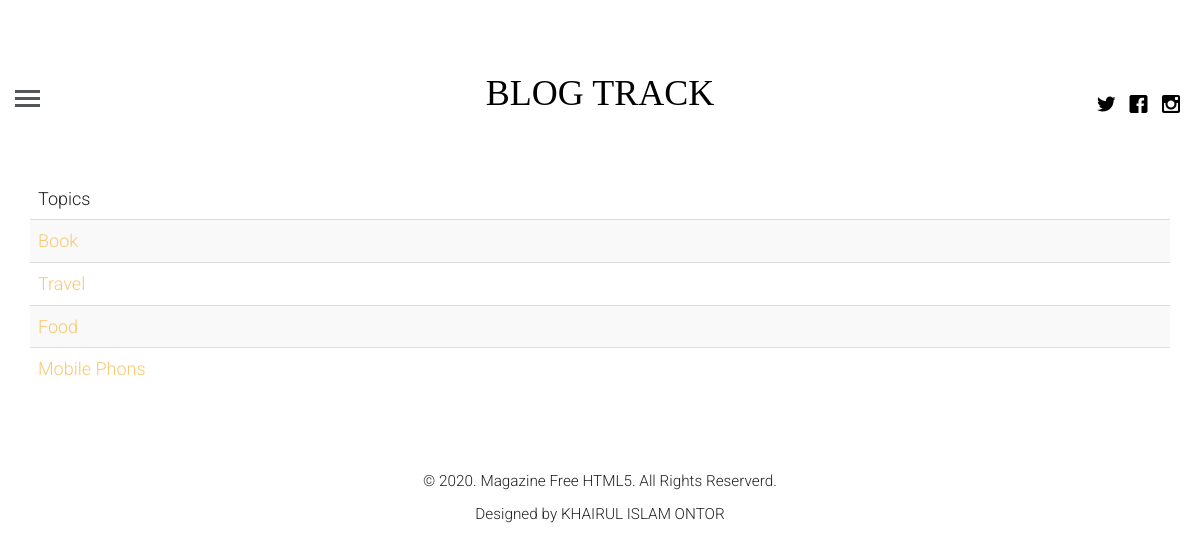
The app's page /topics with its own data.
### blogapp/models.py (models this page shows, shortened)
class category(models.Model):
    name = models.CharField(max_length=100)

### blogapp/views.py (the view)
# urls.py: path('topics', views.getCategory, name="category"),
def getCategory(request):
    query = category.objects.all()
    return render(request, 'topics.html', {"topic": query})

### templates/topics.html (shortened to what this page needs)
{% extends 'base.html' %}
{% block content %}
<div class="container">
    <table class="table table-striped">
        <thead>
        <tr>
            <td>Topics</td>
        </tr>
        </thead>
        <tbody>
        {% for t in topic %}
            <tr>
                <td><a href="{% url 'blog:topic' name=t.name %}">{{ t.name }}</a></td>
            </tr>
        {% endfor %}
        </tbody>
</table>
    </div>
{% endblock %}

### blogapp/static/css/style.css (style rules this page uses)
html { background: #fff; }
body { font-family: "Roboto", arial, sans-serif; font-size: 18px; font-weight: 300; line-height: 1.8; color: #222; background: #fff; }
a { color: #f7c873; -webkit-transition: 0.5s; -o-transition: 0.5s; transition: 0.5s; }

### records on screen
category: name "Book"
category: name "Travel"
category: name "Food"
category: name "Mobile Phons"
